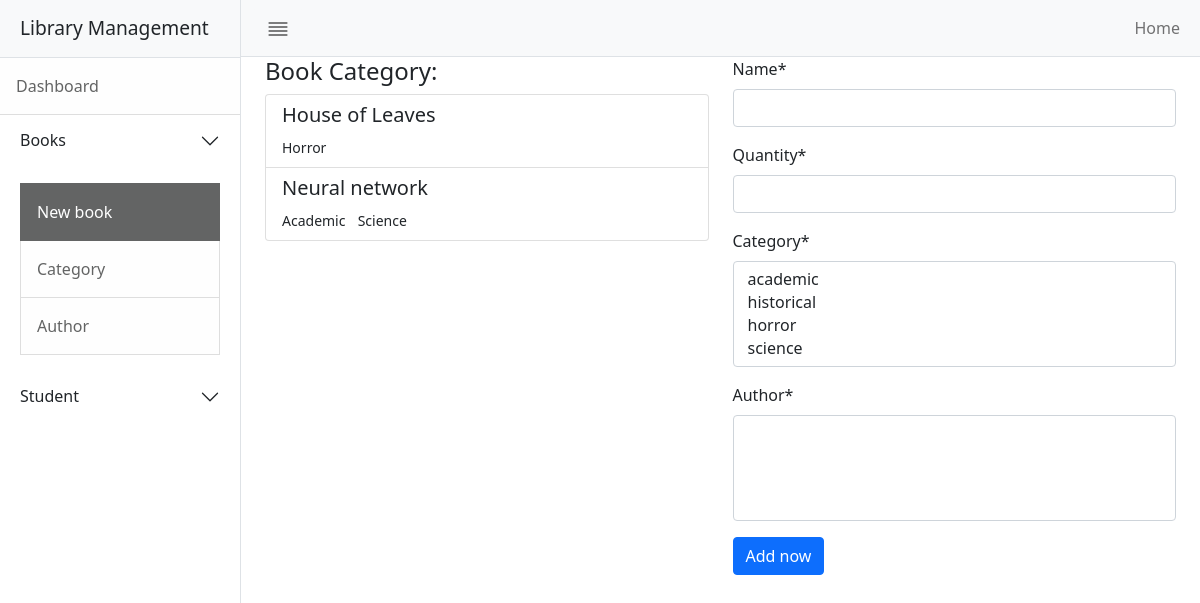
Page /book/new/ on the earlier database version.
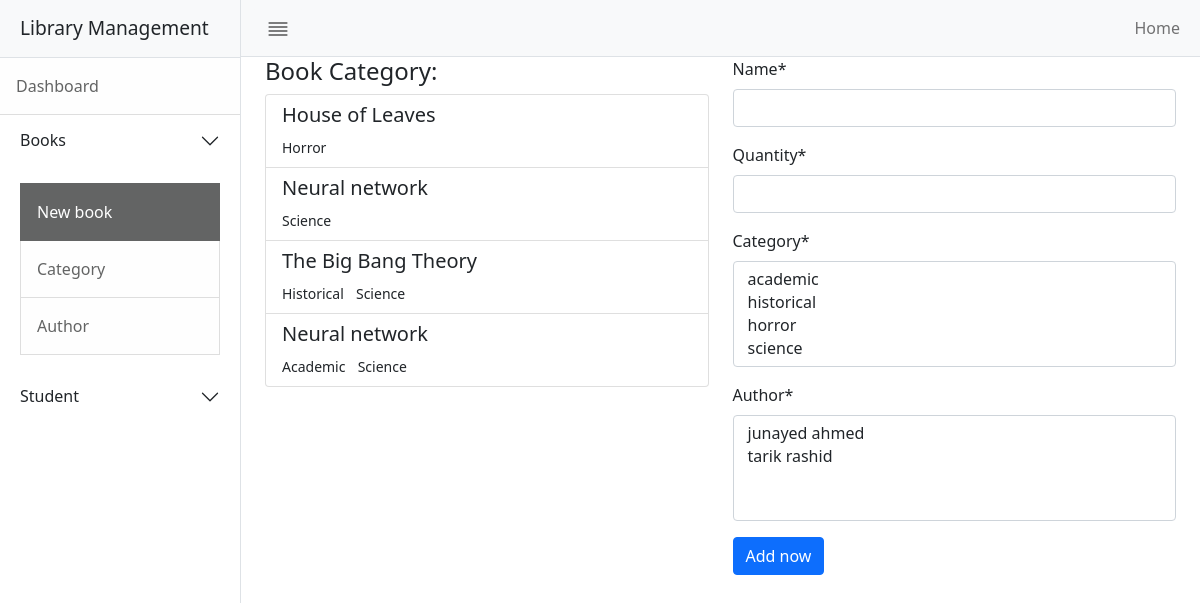
Same page on the later database version.
### book_app/models.py (models this page shows, shortened)
class Book(models.Model):
    name = models.CharField(max_length=200)
    isbn = models.CharField(max_length=200)
    quantity = models.PositiveIntegerField()
    category = models.ManyToManyField(BookCategory, related_name='rel_book_categories')
    author = models.ManyToManyField(Author, related_name='author_books')
    created_at = models.DateTimeField(auto_now_add=True)
    updated_at = models.DateTimeField(auto_now=True)
    class Meta:
        ordering = ('name',)

class BookCategory(models.Model):
    name = models.CharField(max_length=200)
    def __str__(self):
        return self.name
    class Meta:
        ordering = ('name',)

class Author(models.Model):
    name = models.CharField(max_length=200)
    created_at = models.DateTimeField(auto_now_add=True)
    updated_at = models.DateTimeField(auto_now=True)
    def __str__(self):
        return self.name
    class Meta:
        ordering = ('name',)

### book_app/views.py (the view)
# urls.py: path('new/', views.new_book, name='create'),
def new_book(request):
    if request.method == 'POST':
        form = BookForm(request.POST)
        if form.is_valid():
            form.save()
            return HttpResponseRedirect('/book/new/')
    else:
        form = BookForm()
    books = Book.objects.prefetch_related('category').all()
    return render(request, 'books/create.html', {'form': form, 'books': books})

### book_app/forms.py
class BookForm(forms.ModelForm):
    class Meta:
        model = Book
        fields = ['name','quantity', 'category','author']

### templates/books/create.html (shortened to what this page needs)
{% extends 'MasterAdmin.html' %}
{% block content %}
    {% load crispy_forms_tags %}
    <div class="container">
        <div class="row">
            <div class="col-md-6 col-12">
                <h4>Book Category:</h4>
                <div class="list-group">
                    {% for book in books %}
                        <div class="list-group-item list-group-item-action flex-column align-items-start">
                            <h5>{{ book.name | capfirst }}</h5>
                            {% for category in book.category.all %}
                                <small class="pe-2 d-inline-block">{{ category | capfirst }}</small>
                            {% endfor %}
                        </div>
                    {% endfor %}
                </div>
            </div>
            <div class="col-md-6 col-12">
                <form action="{% url 'book:create' %}" method="post">
                    {{ form | crispy }}
                    <button class="btn btn-primary">Add now</button>
                </form>
            </div>
        </div>
    </div>
{% endblock %}

Differences in the rows shown:
added Book: name "Neural network", BookCategory (name "Science")
added Book: name "The Big Bang Theory", BookCategory (name "Science")
now on this page (row unchanged): BookCategory: name "Historical", shown under "The Big Bang Theory"
Other differences:
form field author: (not shown) → "junayed ahmed / tarik rashid"
